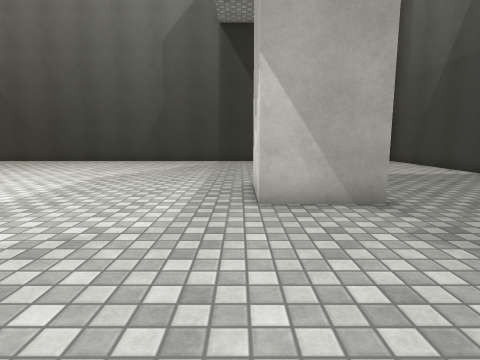
[1] (above)

16 first-person views from a walk through a Unity game level. The camera is 1.2 m above the floor, tilts 8° down and sees 80° across. Doors are open. The floor is counted in squares, 1 m on a side. Each view is taken from the middle of a square. On the plan, view 1 faces up. The plan holds only what a view shows up to about 13 squares ahead; the rest is blank. The place goes on beyond the plan. The player is left out. Surface patterns are stand-ins for the level's own textures.

[2]
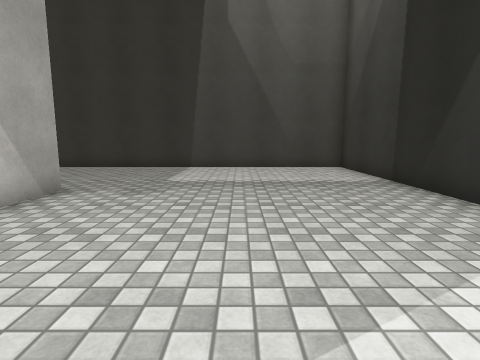

[3]
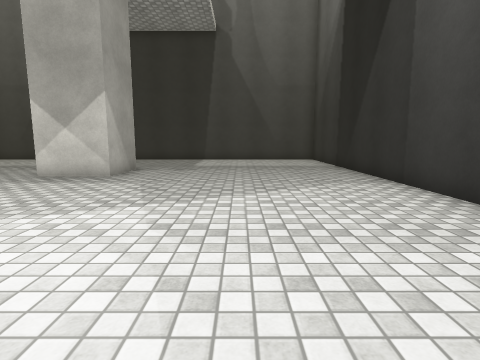

[4]
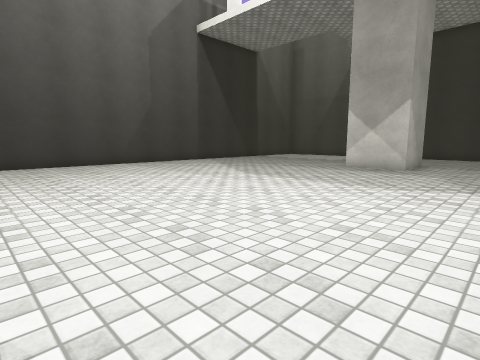

[5]
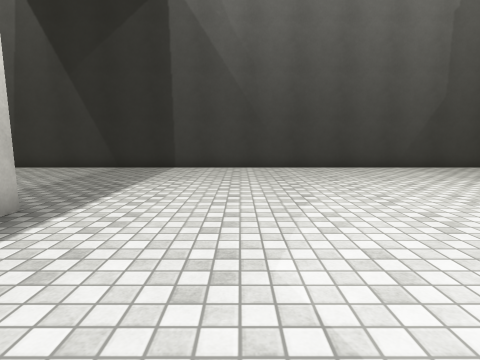

[6]
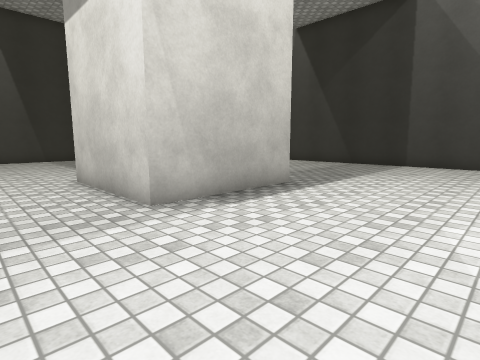

[7]
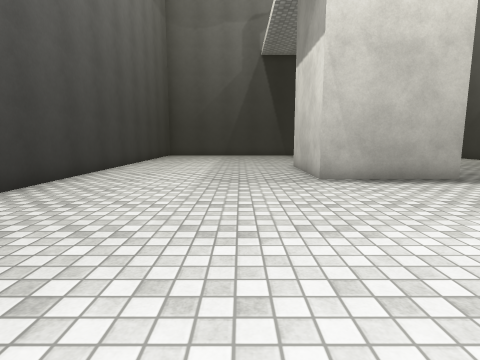

[8]
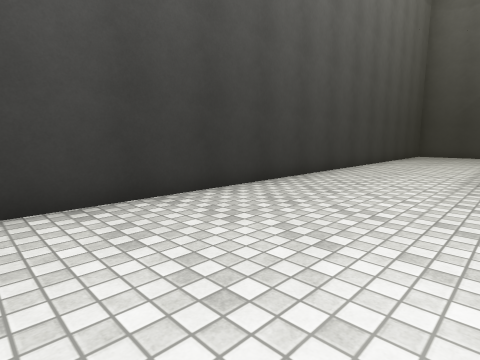

[9]
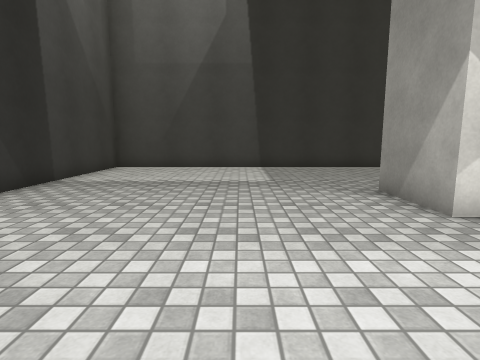

[10]
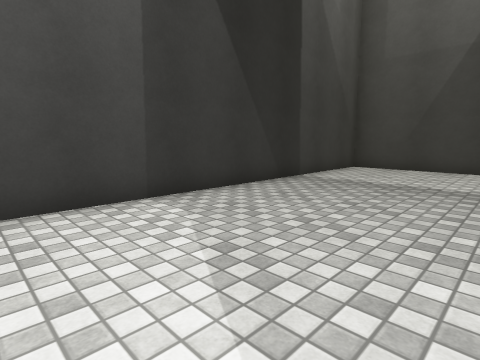

[11]
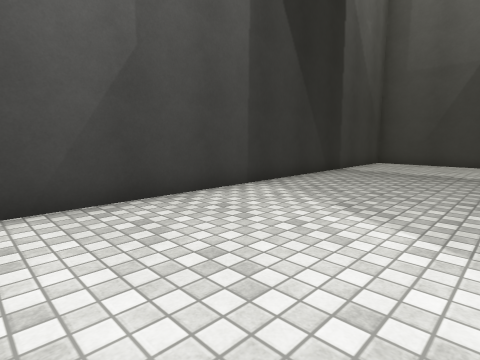

[12]
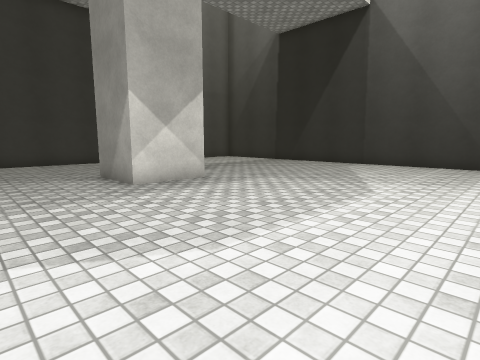

[13]
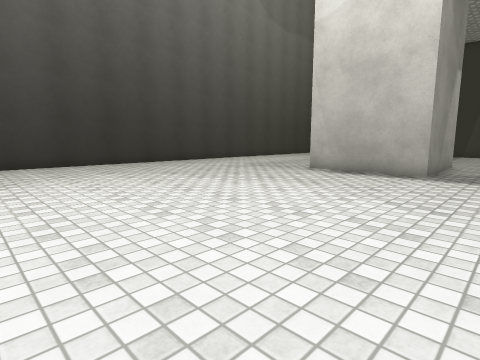

[14]
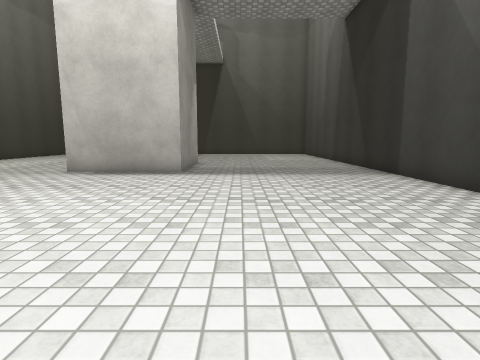

[15]
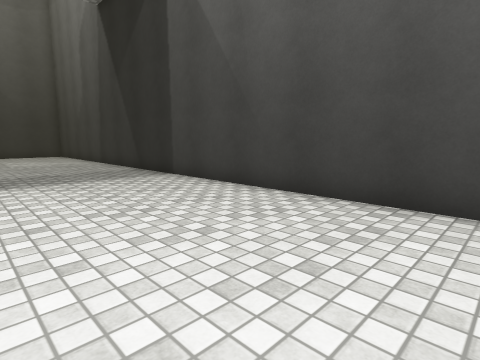

[16]
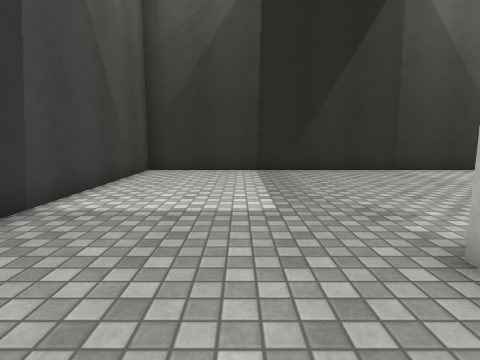

### Floor plan
Points are (right, up) in squares from view 1. A wall is a line through its corners. A room is listed if a view was taken in it or the views show most of it. See-through windows are left out.
Room 1 (views 1, 2, 3, 4, 5, 6, 7, 8, 9, 10, 11, 12, 13, 14, 15, 16)
walls: (2.9, 5.3) (0.4, 5.3) (0.4, 7.7) (2.9, 7.7); (-5.8, -3.5) (8.7, -3.5) (8.7, 16.5) (-21.5, 16.5); (-21.1, 8.8) (-16.8, 8.8) (-16.8, 4.5) (-21.1, 4.5); (-21.2, -3.5) (-7.2, -3.5)
ways out: open door at (1.5, -3.5)

Positions as (right, up) in squares from view 1, and headings:
1: (0, 0), facing up
2: (-4, 1), facing right
3: (-9, 1), facing right
4: (-12, 2), facing up-right
5: (-13, 4), facing up
6: (-12, 2), facing up-left
7: (-8, 2), facing left
8: (-7, 2), facing down-left
9: (-4, 11), facing right
10: (-4, 11), facing up-right
11: (-7, 11), facing up-right
12: (-7, 11), facing down-right
13: (-6, 11), facing down-left
14: (-6, 11), facing left
15: (-7, 11), facing up-left
16: (5, 8), facing down
